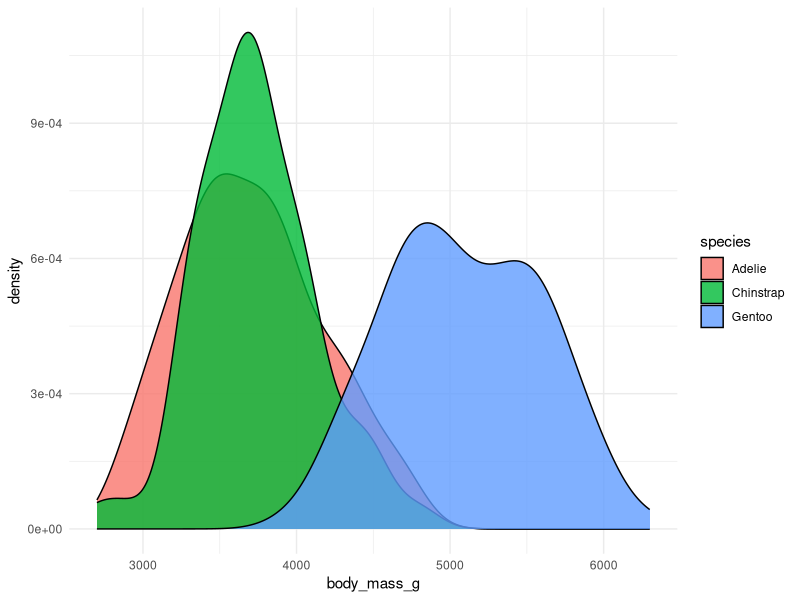
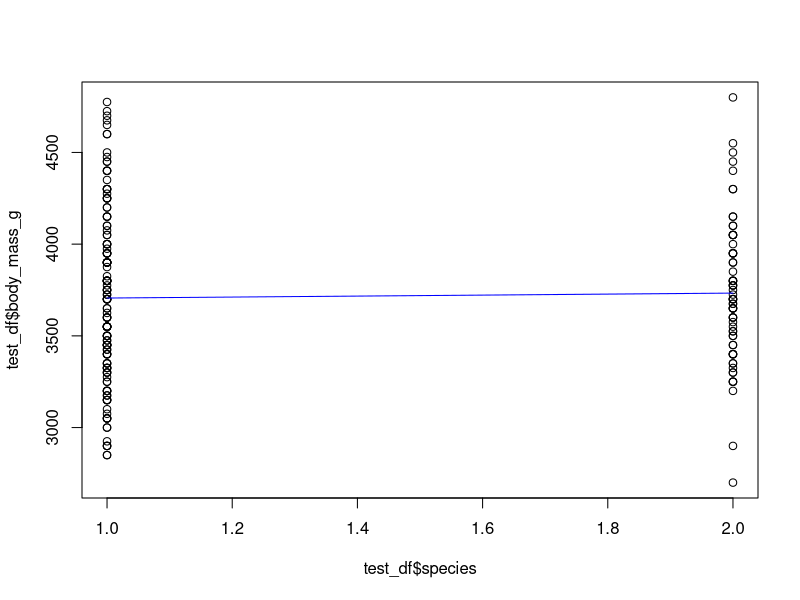
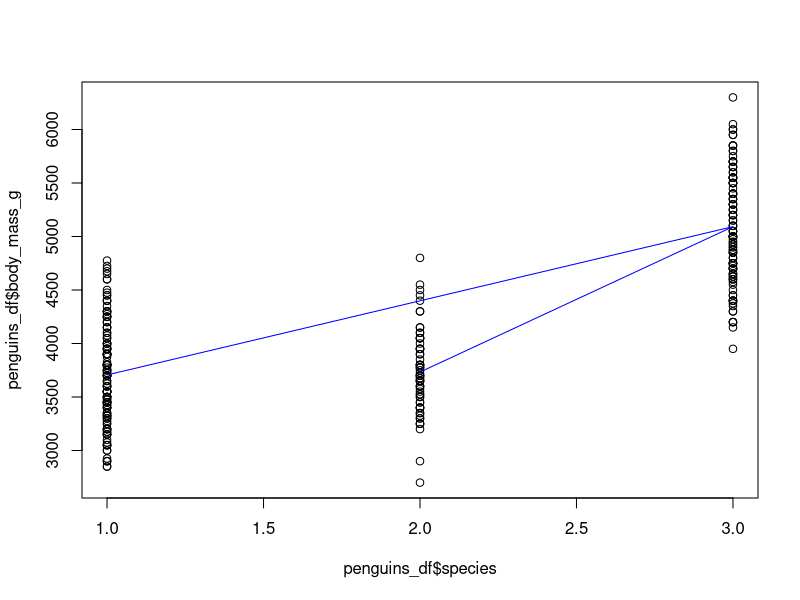
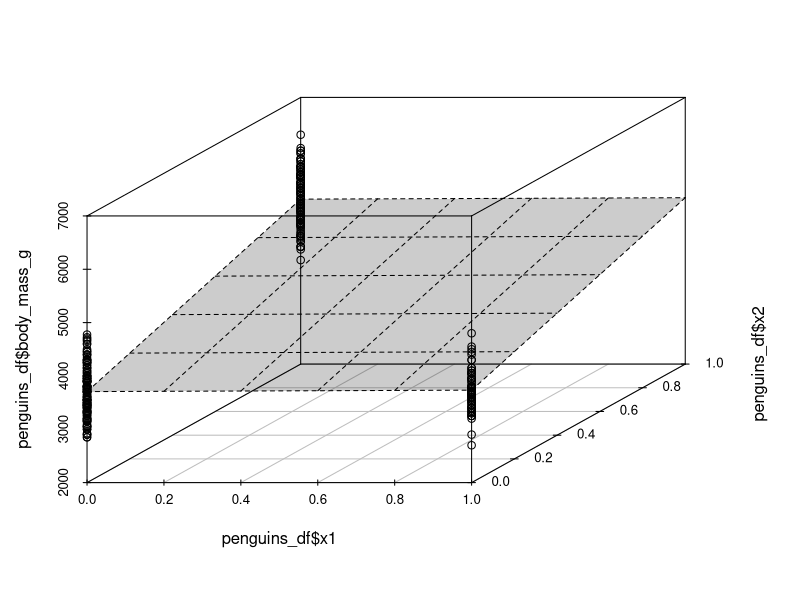

The R source for these figures, in order:
## ---- chunk 1
knitr::opts_knit$set(base.dir = "C:/Users/Laagi/Documents/GitHub/lyoganathan.github.io", base.url = "/")
knitr::opts_chunk$set(
  fig.path = "assets/images/regression_hypothesis_testing/",
  echo = TRUE,
  message = FALSE,
  warning = FALSE,
  dev.args=list(bg = "transparent")
)
## ---- chunk 2
library(palmerpenguins)
library(ggplot2)
library(scatterplot3d)
library(knitr)

kable(head(penguins,10))
## ---- chunk 3
# Remove NAs
penguins_df = na.omit(penguins)

# Histogram, position='identity' makes sure its not stacked
#ggplot(penguins_df, aes(x=body_mass_g, fill=species, color=species)) + geom_histogram(alpha=0.4, position='identity')

# Density plot:
ggplot(penguins_df, aes(x=body_mass_g, fill=species)) + geom_density(alpha=0.8) + theme_minimal()
## ---- chunk 4
# Mean body mass for each species
aggregate(body_mass_g ~ species, penguins_df, mean)

# Number of data points for each species
aggregate(body_mass_g ~ species, penguins_df, length)
## ---- chunk 5
# Here we keep rows that contain Adelie or Chinstrap and only keep species and body_mass_g column
test_df = penguins_df[penguins_df$species %in% c('Adelie','Chinstrap'), c("species","body_mass_g")]

# Create factors again to remove unused factor level:
test_df$species = factor(test_df$species)

# Difference between means:
diff(by(test_df$body_mass_g, test_df$species, mean))
## ---- chunk 6
two_lvl_model = lm(body_mass_g ~ species, data = test_df)
summary(two_lvl_model)
## ---- chunk 7
# Manually create dummy variables:
test_df$x = ifelse(test_df$species == 'Chinstrap',1,0)
## ---- chunk 8
two_lvl_dummy = lm(body_mass_g ~ x, data = test_df)
summary(two_lvl_dummy)
## ---- chunk 9
# Intercept:
two_lvl_model$coefficients[1]

# Slope
two_lvl_model$coefficients[2]
## ---- chunk 10
plot.default(x=test_df$species, y=test_df$body_mass_g)
lines(test_df$species, predict(two_lvl_model),col='blue')
## ---- chunk 11
# If you set var.equal = T it will give the same t-value & p-value as the regression
t.test(test_df$body_mass_g ~ test_df$species, var.equal = T)
## ---- chunk 12
# Variacne estimator of coefficients from linear model that meets assumptions:
# In this case Xs are just 0 or 1, Y is the body mass for respective species

var1 = var(test_df$body_mass_g[test_df$species == "Chinstrap"])
var2 = var(test_df$body_mass_g[test_df$species == "Adelie"])

n1 = length(test_df$body_mass_g[test_df$species == "Chinstrap"])
n2 = length(test_df$body_mass_g[test_df$species == "Adelie"])

# Pooled variance: 
var_pool = ( (n1-1)*var1 + (n2-1) * var2) / (n1+n2-2)

# Pooled standard error:
se_pool = sqrt( var_pool * (1/n1 + 1/n2) )
## ---- chunk 13
# SE of the slope is the same as SE pooled
sqrt(sum((two_lvl_model$residuals - mean(two_lvl_model$residuals))^2) / (length( two_lvl_model$residuals) - 2)) / sqrt(sum( (test_df$x - mean(test_df$x) )^2 ))
## ---- chunk 14
three_lvl_model = lm(body_mass_g ~ species, data = penguins_df)
summary(three_lvl_model)
## ---- chunk 15
three_lvl_aov = aov(body_mass_g ~ species, data = penguins_df)
summary(three_lvl_aov)
## ---- chunk 16
TukeyHSD(three_lvl_aov)
## ---- chunk 17
plot.default(x=penguins_df$species,y=penguins_df$body_mass_g)
lines(penguins_df$species, predict(three_lvl_model),col='blue')
## ---- chunk 18
# Manually create dummy variables:
penguins_df$x1 = ifelse(penguins_df$species == 'Chinstrap',1,0)
penguins_df$x2 = ifelse(penguins_df$species == 'Gentoo',1,0)

penguins_df
## ---- chunk 19
# Double check that this is the same as the model we did before with UDF_text_07
three_lvl_dummy = lm(body_mass_g ~ x1+x2, data = penguins_df)
summary(three_lvl_dummy)
## ---- chunk 20
s3d = scatterplot3d(z=penguins_df$body_mass_g, x=penguins_df$x1, y=penguins_df$x2)
s3d$plane3d(three_lvl_dummy,draw_polygon = TRUE)
